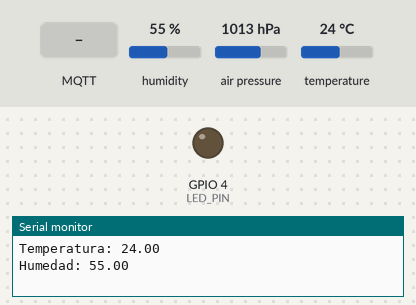
Simulated run of this sketch. Board: ESP32. On the bench: output pins drawn as LEDs (lit = HIGH), the last lines printed to the serial monitor. The test bench sets the inputs (shaded band); at power-on: humidity 55 %, air pressure 1013 hPa, temperature 24 °C. WiFi joins after 1.5 s; servers stay silent unless stated; no MQTT or app messages arrive unless stated.

Above: at 2.7 s.
2.8 s: MQTT message "true" arrives on the first subscribed topic
At 4.7 s:
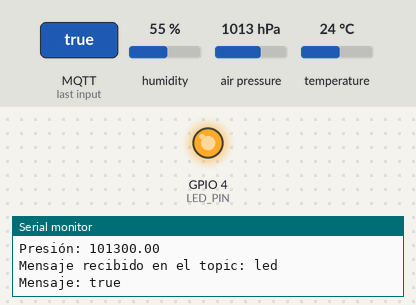
5.4 s: MQTT message "led" arrives on the first subscribed topic
At 6.7 s:
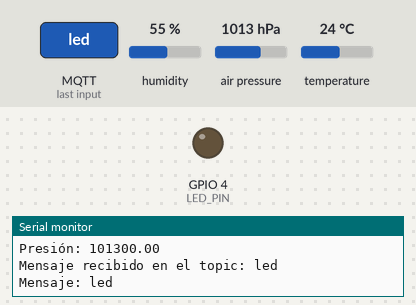
Timing chart, 0 to 8.4 s (numbered marks = the images above; inputs shaded):
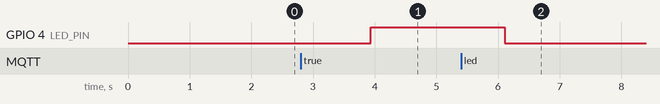

The sketch:

P05_NodeRed_y_DHT11_BMP180.ino
```cpp
#include <WiFi.h>
#include <PubSubClient.h>
#include <DHT.h>
#include <Adafruit_Sensor.h>
#include <Adafruit_BMP085.h>

#define DHTPIN 5       // Pin para data DHT11
#define DHTTYPE DHT11  // Tipo de sensor DHT
#define LED_PIN 4      // Pin para LED

#define CHANNEL_LED "led"
#define CHANNEL_PARAMS "ambientales"

const char* ssid = "RED-ViVi";
const char* password = "ladeantes";
// const char* ssid = "Internet_UNL";
// const char* password = "UNL1859WiFi";

// Datos del broker MQTT
const char* mqttServer = "20.82.114.131";  // IP del broker MQTT
const int mqttPort = 1883;                 // Puerto MQTT

DHT dht(DHTPIN, DHTTYPE);
Adafruit_BMP085 bmp;

long timeLastPayloadSend = 0;

WiFiClient espClient;
PubSubClient client(espClient);

// Función para conectarse a WiFi
void setup_wifi() {
  delay(10);
  // Conexión WiFi
  Serial.print("Conectando a WiFi...");
  WiFi.begin(ssid, password);
  while (WiFi.status() != WL_CONNECTED) {
    delay(500);
    Serial.print(".");
  }
  Serial.println("Conectado al WiFi");
}

// Función de callback para cuando se recibe un mensaje del topic "led"
void callback(char* topic, byte* payload, unsigned int length) {
  Serial.print("Mensaje recibido en el topic: ");
  Serial.println(topic);

  // Solo nos interesa el topic "led"
  if (strcmp(topic, "led") == 0) {
    // Analizar el mensaje recibido (por ejemplo, encender/apagar el LED)
    String message = "";
    for (int i = 0; i < length; i++) {
      message += (char)payload[i];
    }
    Serial.println("Mensaje: " + message);

    if (message == "true") {
      // Encender el LED
      digitalWrite(LED_PIN, HIGH);
    } else {
      // Apagar el LED
      digitalWrite(LED_PIN, LOW);
    }
  }
}

// Función para conectar al servidor MQTT
void reconnect() {
  // Intentar conectar mientras no esté conectado
  while (!client.connected()) {
    Serial.print("Conectando al MQTT...");

    // Intentar conectar al broker con un identificador único
    if (client.connect("ESP32Client")) {
      Serial.println("Conectado al broker MQTT");

      // Suscribirse al canal "led" para recibir comandos
      client.subscribe("led");
    } else {
      Serial.print("Falló la conexión, rc=");
      Serial.print(client.state());
      Serial.println(" Volveré a intentar en 5 segundos...");
      delay(5000);
    }
  }
}

void setup() {
  // Inicializar puerto serie
  Serial.begin(9600);
  dht.begin();

  // Configuración del LED. Inicialmente apagado
  pinMode(LED_PIN, OUTPUT);
  digitalWrite(LED_PIN, LOW);

  // Conectarse al WiFi
  setup_wifi();

  // Configurar cliente MQTT
  client.setServer(mqttServer, mqttPort);
  client.setCallback(callback);

  // Valido que el sensor BMP esté conectado
  while (!bmp.begin()) {
    Serial.println("No se pudo encontrar el sensor BMP180.");
    delay(1000);
  }

  Serial.println("Sensor BMP180 configurado.");
}

void loop() {
  float h = dht.readHumidity();
  float t = dht.readTemperature();
  float p = bmp.readPressure();

  Serial.println("=====================================================");
  Serial.println("Temperatura: " + String(t));
  Serial.println("Humedad: " + String(h));
  Serial.println("Presión: " + String(p));

  // Conectar al broker MQTT si no está conectado
  if (!client.connected()) {
    reconnect();
  }

  // Procesar mensajes entrantes
  client.loop();

  delay(1000);

  long now = millis();

  if (now - timeLastPayloadSend > 3000) {
    timeLastPayloadSend = now;

    if (isnan(h) || isnan(t) || isnan(p)) {
      Serial.println("Error al leer los sensores");

      return;
    }

    // Convertir presión a hPa
    float pHPa = p / 100;

    Serial.println("Presión hPa: " + String(pHPa));
    Serial.println("=====================================================");


    // Formamos el JSON para enviarlo al canal
    String payload = String("{\"temp\":") + t + ",\"humidity\":" + h + ",\"press\":" + pHPa + "}";

    // Publicamos datos en broker
    boolean success = client.publish("ambientales", payload.c_str());

    if (success) {
      Serial.println("Datos enviados");
    } else {
      Serial.println("Error al enviar a MQTT");
    }
  }
}
```

Measured:
- after the input at 2.8 s, GPIO 4 (LED_PIN): LOW → HIGH after 1.1 s
- after the input at 5.4 s, GPIO 4 (LED_PIN): HIGH → LOW after 0.71 s
